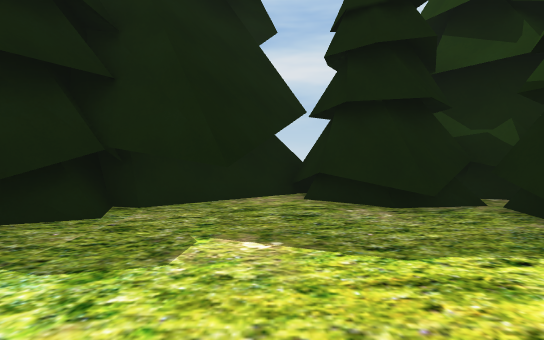
View 1 (above)

17 first-person views from a walk through a Unity game level. The camera is 1.2 m above the floor, tilts 2° down and sees 85° across. The floor is counted in squares, 2 m on a side. Each view is taken from the middle of a square. On the plan, view 1 faces up. The plan holds only what a view shows up to about 9 squares ahead; the rest is blank. The place goes on beyond the plan. The player is left out.

View 2
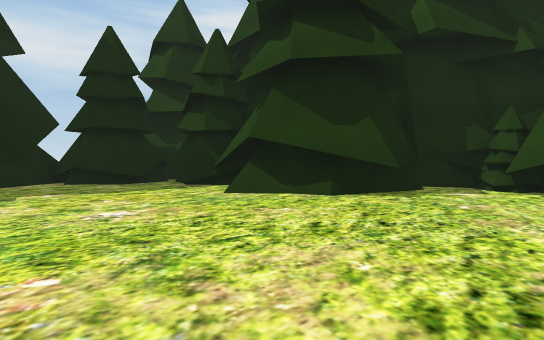

View 3
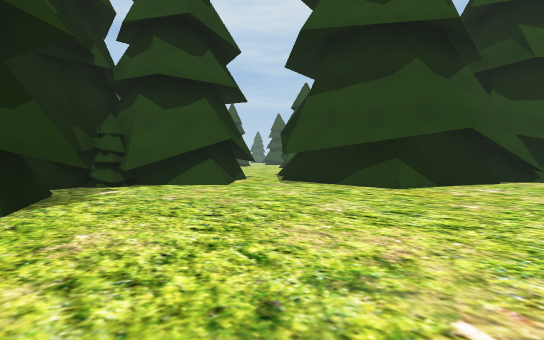

View 4
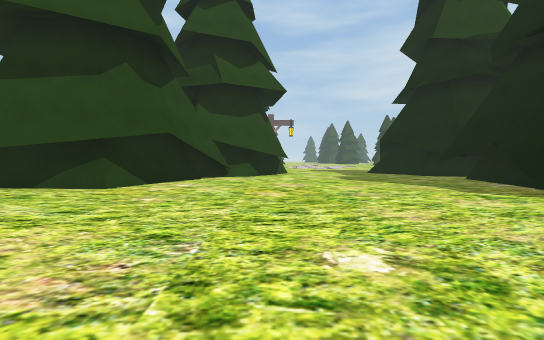

View 5
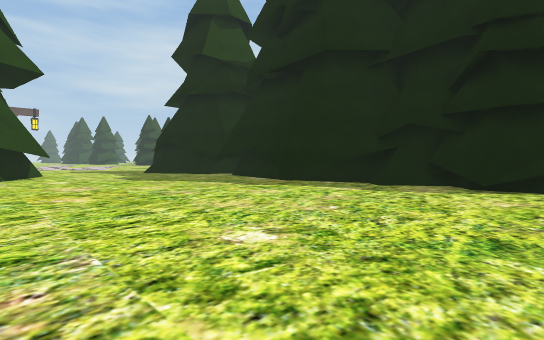

View 6
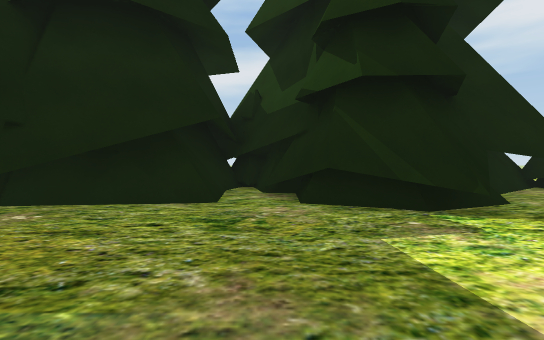

View 7
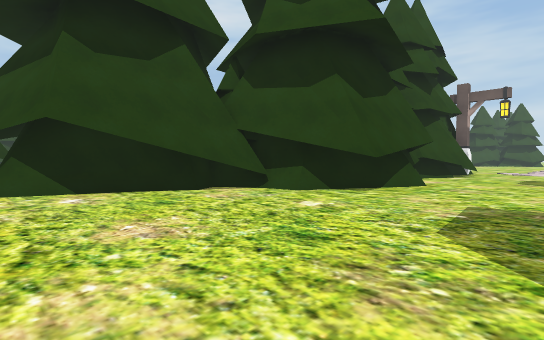

View 8
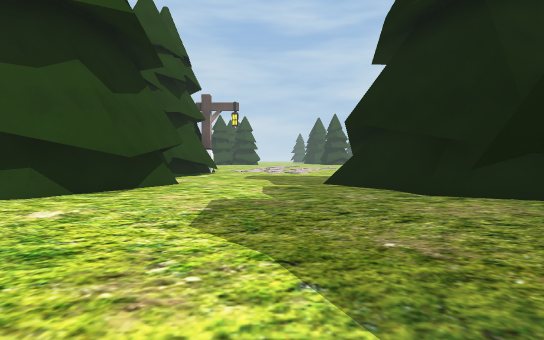

View 9
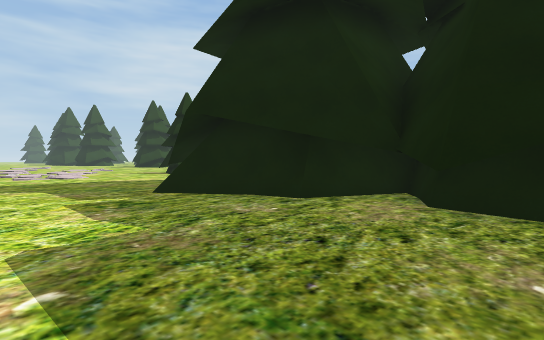

View 10
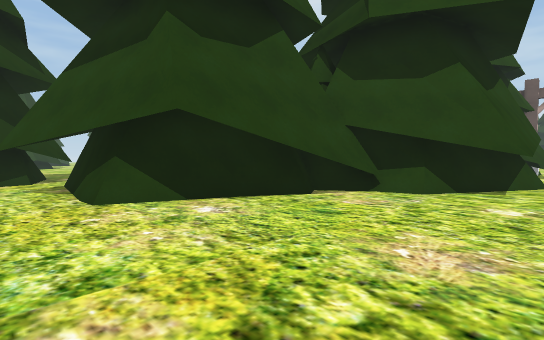

View 11
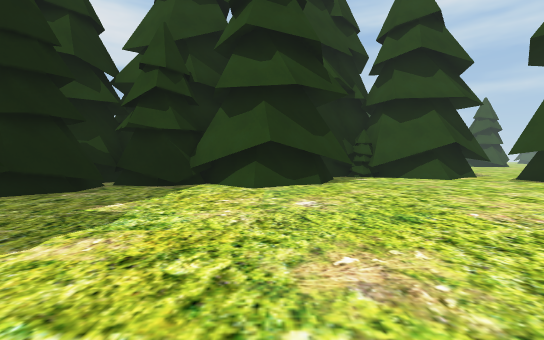

View 12
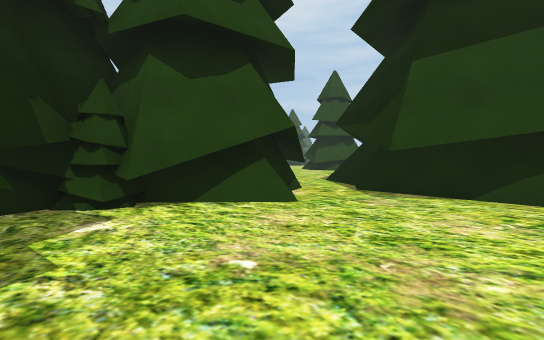

View 13
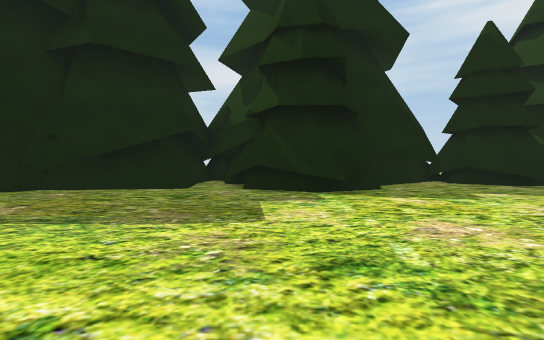

View 14
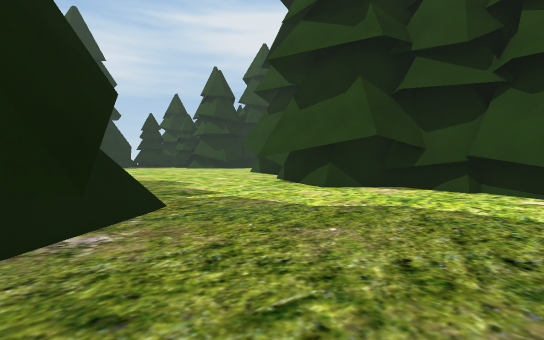

View 15
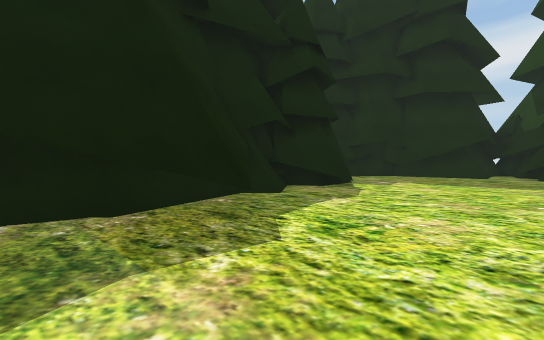

View 16
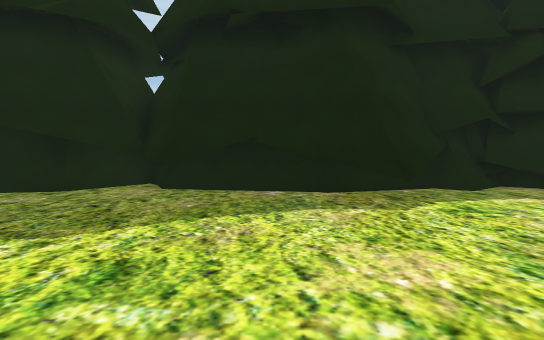

View 17
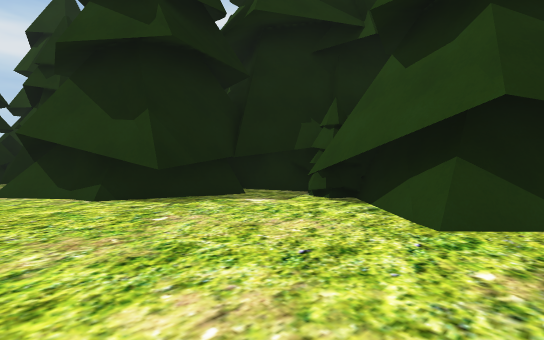

### Floor plan
Key: @ floor where view 1 was taken; # wall or solid block; . floor; O other object.
Columns run from 8 left of view 1 to 10 right of it. Each row starts with its distance up from view 1.
  7  OO
  6   OO    OO O
  5    O   OOO O#
  4 O OOOOOOOOOOOO
  3 OOO.OOOO...OO
  2 O....O.....OO
  1 ...........O#O
  0 ........@..O
 -1 O..........OO#O
 -2 O...........OOOO  O
 -3 O.............OO OO
 -4 O.............O#OO
 -5 O............OO
 -6 OO..........OOOO
 -7 OO........OOO.OOOO
 -8 O........O###O.O
 -9 OO......OO  ##O.
-10 OO......O#    OO
-11 O.......OO
-12 O.....OO#OOO
-13 O.....O## O
-14 #O....O
-15 OO....OOO
-16 O.....O
-17 ......OOO
-18 ......O

Where each view was taken, in squares from view 1:
view 1: 0 up, 0 right, facing up
view 2: 4 down, 1 left, facing up-right
view 3: 1 down, 1 left, facing down-right
view 4: 1 down, 2 left, facing down
view 5: 1 down, 1 left, facing down-left
view 6: 1 down, 5 left, facing up
view 7: 7 down, 5 left, facing down-right
view 8: 7 down, 5 left, facing down
view 9: 9 down, 4 left, facing down-left
view 10: 6 down, 3 left, facing down-right
view 11: 0 up, 4 left, facing right
view 12: 2 down, 2 right, facing down-right
view 13: 3 down, 4 left, facing up
view 14: 18 down, 8 left, facing up-right
view 15: 8 down, 4 left, facing up-left
view 16: 8 down, 2 left, facing left
view 17: 6 down, 2 right, facing up-right
